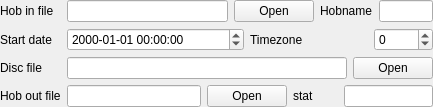
            <widget class="QWidget" name="tabHob">
             <layout class="QHBoxLayout" name="horizontalLayout_34">
              <property name="margin">
               <number>0</number>
              </property>
              <item>
               <layout class="QVBoxLayout" name="verticalLayout_16">
                <item>
                 <widget class="QLabel" name="label_36">
                  <property name="text">
                   <string>Hob in file</string>
                  </property>
                 </widget>
                </item>
                <item>
                 <widget class="QLabel" name="label_37">
                  <property name="text">
                   <string>Start date</string>
                  </property>
                 </widget>
                </item>
                <item>
                 <widget class="QLabel" name="label_46">
                  <property name="text">
                   <string>Disc file</string>
                  </property>
                 </widget>
                </item>
                <item>
                 <widget class="QLabel" name="label_40">
                  <property name="text">
                   <string>Hob out file</string>
                  </property>
                 </widget>
                </item>
               </layout>
              </item>
              <item>
               <layout class="QVBoxLayout" name="verticalLayout_19">
                <property name="bottomMargin">
                 <number>0</number>
                </property>
                <item>
                 <layout class="QHBoxLayout" name="horizontalLayout_32" stretch="3,1,1,1">
                  <item>
                   <widget class="QLineEdit" name="hobInpath">
                    <property name="readOnly">
                     <bool>true</bool>
                    </property>
                   </widget>
                  </item>
                  <item>
                   <widget class="QPushButton" name="hobInfile">
                    <property name="text">
                     <string>Open</string>
                    </property>
                   </widget>
                  </item>
                  <item>
                   <widget class="QLabel" name="label_39">
                    <property name="text">
                     <string>Hobname</string>
                    </property>
                   </widget>
                  </item>
                  <item>
                   <widget class="QLineEdit" name="hobName"/>
                  </item>
                 </layout>
                </item>
                <item>
                 <layout class="QHBoxLayout" name="horizontalLayout_35" stretch="3,2,1">
                  <item>
                   <widget class="QDateTimeEdit" name="hobStartDate">
                    <property name="displayFormat">
                     <string>yyyy-MM-dd hh:mm:ss</string>
                    </property>
                   </widget>
                  </item>
                  <item>
                   <widget class="QLabel" name="label_38">
                    <property name="text">
                     <string>Timezone</string>
                    </property>
                   </widget>
                  </item>
                  <item>
                   <widget class="QSpinBox" name="hobTz">
                    <property name="minimum">
                     <number>-12</number>
                    </property>
                    <property name="maximum">
                     <number>12</number>
                    </property>
                   </widget>
                  </item>
                 </layout>
                </item>
                <item>
                 <layout class="QHBoxLayout" name="horizontalLayout_41">
                  <item>
                   <widget class="QLineEdit" name="hobDiscpath"/>
                  </item>
                  <item>
                   <widget class="QPushButton" name="hobDiscfile">
                    <property name="text">
                     <string>Open</string>
                    </property>
                   </widget>
                  </item>
                 </layout>
                </item>
                <item>
                 <layout class="QHBoxLayout" name="horizontalLayout_36" stretch="3,0,1,2">
                  <item>
                   <widget class="QLineEdit" name="hobOutpath"/>
                  </item>
                  <item>
                   <widget class="QPushButton" name="hobOutfile">
                    <property name="text">
                     <string>Open</string>
                    </property>
                   </widget>
                  </item>
                  <item>
                   <widget class="QLabel" name="label_41">
                    <property name="text">
                     <string>stat</string>
                    </property>
                   </widget>
                  </item>
                  <item>
                   <widget class="QLineEdit" name="hobStat"/>
                  </item>
                 </layout>
                </item>
               </layout>
              </item>
             </layout>
            </widget>
